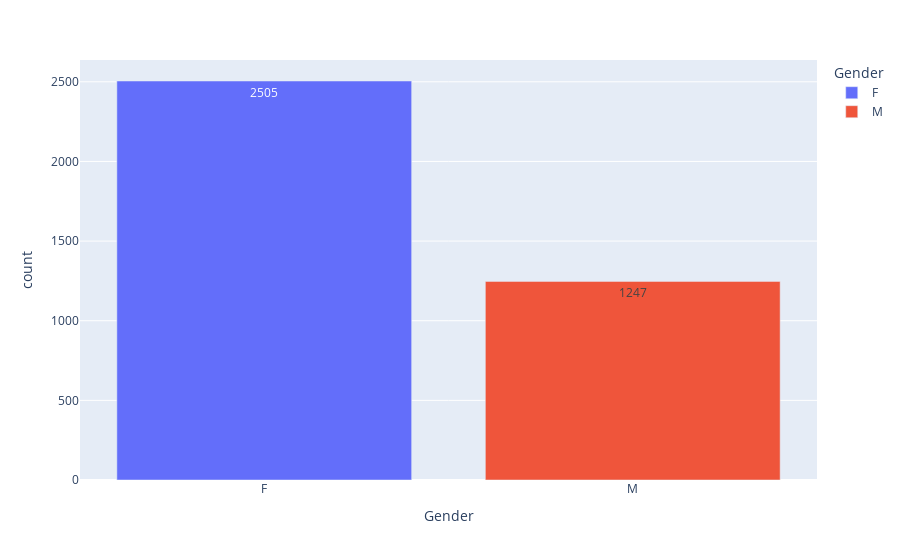

Source (notebook cell):
### Code cell
df.head(15)

gend = pd.DataFrame(df["Gender"])
g_c = pd.DataFrame(gend.value_counts())
g_c = g_c.reset_index()
px.bar(data_frame=g_c, x = "Gender", y = "count", color="Gender", text="count")

### Figure 1 — Plotly figure (JSON) as saved in the notebook; plotly's stock layout.template omitted (floating-point values rounded to 4 significant figures)
{"data": [{"alignmentgroup": "True", "hovertemplate": "Gender=%{x}<br>count=%{text}<extra></extra>", "legendgroup": "F", "marker": {"color": "#636efa", "pattern": {"shape": ""}}, "name": "F", "offsetgroup": "F", "orientation": "v", "showlegend": true, "text": [2505], "textposition": "auto", "type": "bar", "x": ["F"], "xaxis": "x", "y": [2505], "yaxis": "y"}, {"alignmentgroup": "True", "hovertemplate": "Gender=%{x}<br>count=%{text}<extra></extra>", "legendgroup": "M", "marker": {"color": "#EF553B", "pattern": {"shape": ""}}, "name": "M", "offsetgroup": "M", "orientation": "v", "showlegend": true, "text": [1247], "textposition": "auto", "type": "bar", "x": ["M"], "xaxis": "x", "y": [1247], "yaxis": "y"}], "layout": {"barmode": "relative", "legend": {"title": {"text": "Gender"}, "tracegroupgap": 0}, "margin": {"t": 60}, "xaxis": {"anchor": "y", "categoryarray": ["F", "M"], "categoryorder": "array", "domain": [0, 1], "title": {"text": "Gender"}}, "yaxis": {"anchor": "x", "domain": [0, 1], "title": {"text": "count"}}}}
